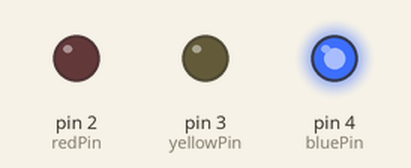
This sketch was run on a simulated Arduino Uno, built with avr-gcc and run on an emulated ATmega328P. On the bench: output pins drawn as LEDs (lit = HIGH).

Above: at 0.2 s.
At 1.7 s:
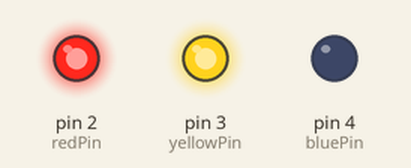
At 2.7 s:
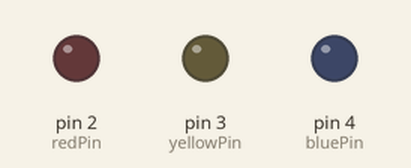
At 3.2 s:
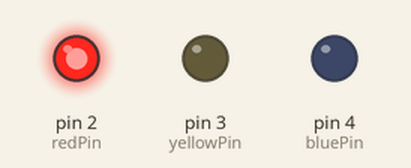
At 4.7 s:
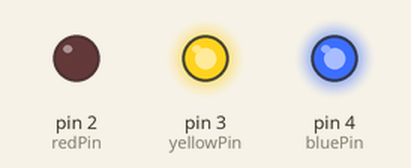
At 6.5 s:
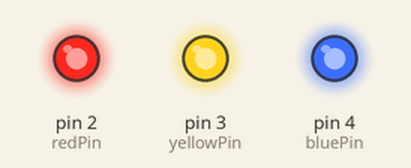
Timing chart, 0 to 9.8 s (numbered marks = the images above):
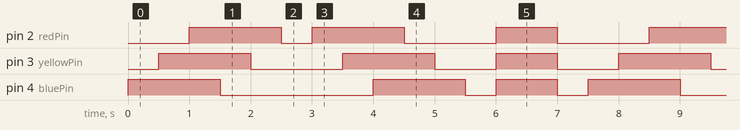

The sketch:

sketch.ino
```cpp
// Init -------------------------------------------------------------------- //


// Constants
#define bluePin   4
#define yellowPin 3
#define redPin    2


// Initial Setup

void setup() {
  pinMode(bluePin, OUTPUT);
  pinMode(yellowPin, OUTPUT);
  pinMode(redPin, OUTPUT);
}


// Main loop

void loop() {
  digitalWrite(bluePin, 1);
  delay(500);
  digitalWrite(yellowPin, 1);
  delay(500);
  digitalWrite(redPin, 1);
  delay(500);
  digitalWrite(bluePin, 0);
  delay(500);
  digitalWrite(yellowPin, 0);
  delay(500);
  digitalWrite(redPin, 0);
  delay(500);


  digitalWrite(redPin, 1);
  delay(500);
  digitalWrite(yellowPin, 1);
  delay(500);
  digitalWrite(bluePin, 1);
  delay(500);
  digitalWrite(redPin, 0);
  delay(500);
  digitalWrite(yellowPin, 0);
  delay(500);
  digitalWrite(bluePin, 0);
  delay(500);

  digitalWrite(bluePin, 1);
  digitalWrite(yellowPin, 1);
  digitalWrite(redPin, 1);
  delay(1000);
  digitalWrite(redPin, 0);
  digitalWrite(yellowPin, 0);
  digitalWrite(bluePin, 0);
  delay(500);
}
```

Measured:
- by itself, pin 2 (redPin): repeats every 7.5 s: LOW 0.50 s, HIGH 1.5 s, LOW 1.5 s, HIGH 1.0 s, LOW 1.5 s, HIGH 1.5 s
- by itself, pin 3 (yellowPin): repeats every 7.5 s: LOW 1.5 s, HIGH 1.5 s, LOW 1.0 s, HIGH 1.0 s, LOW 1.0 s, HIGH 1.5 s
- by itself, pin 4 (bluePin): repeats every 7.5 s: LOW 2.5 s, HIGH 1.5 s, LOW 0.50 s, HIGH 1.0 s, LOW 0.50 s, HIGH 1.5 s
